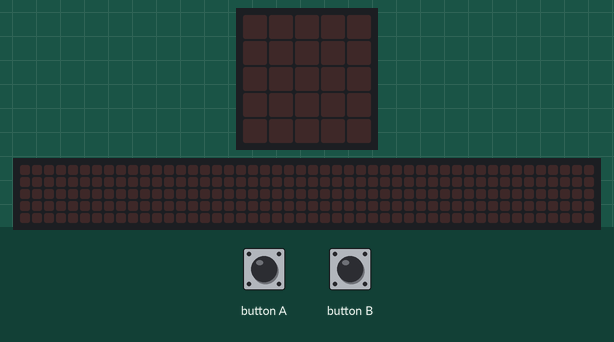
This program was run on a simulated BBC micro:bit (MakeCode). Parts: the board's 5×5 LED display, a strip that is not on the board, showing the scrolling text unrolled. The test bench sets the inputs (shaded band). Random numbers come from a fixed seed; the 48×5 strip is a reading aid, not a part: it shows the text the display is scrolling, unrolled, one strip-width of it at a time.

Above: at 1.2 s.
1.3 s: button B pressed for 0.15 s
At 9.47 s:
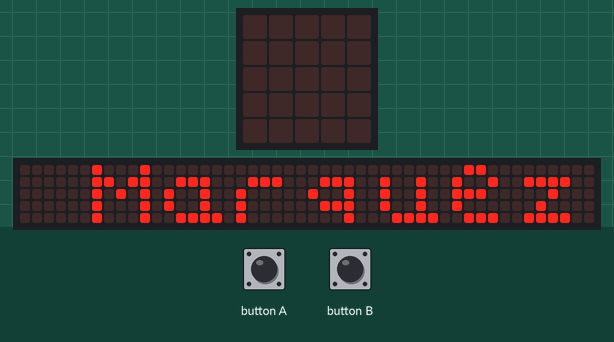
At 22.6 s:
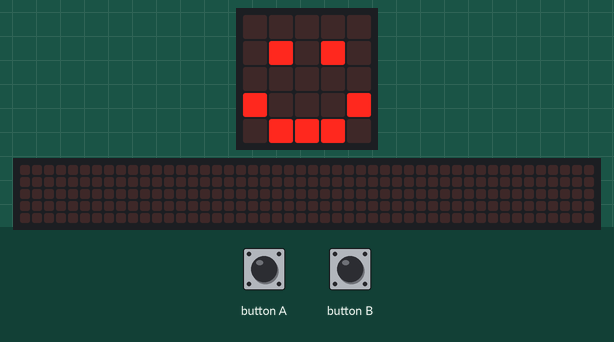

The program:

main.ts
```typescript
input.onButtonPressed(Button.A, function () {
    if (varA + varB < 5) {
        basic.showNumber(varA + varB)
        basic.showIcon(IconNames.House)
    } else {
        basic.showNumber(varA + varB)
        basic.showIcon(IconNames.StickFigure)
    }
})
input.onButtonPressed(Button.B, function () {
    if (varA - varB < 1) {
        basic.showString("Isabella Marquez Tapia")
        basic.showIcon(IconNames.Happy)
    } else {
        basic.showString("1A")
        basic.showIcon(IconNames.SmallDiamond)
    }
})
let varB = 0
let varA = 0
varA = randint(1, 5)
varB = randint(1, 7)
```

test.ts
```typescript
// aquí va el archivo "tests"; esto no se compilará cuando este paquete se utilice como una extensión.
```

Measured:
- after the input at 1.3 s, the display: first changes after 0.15 s (image 1 shows a later state)
- what the display in image 1 shows lasts 0.4 s, from 9.3 s to 9.7 s
